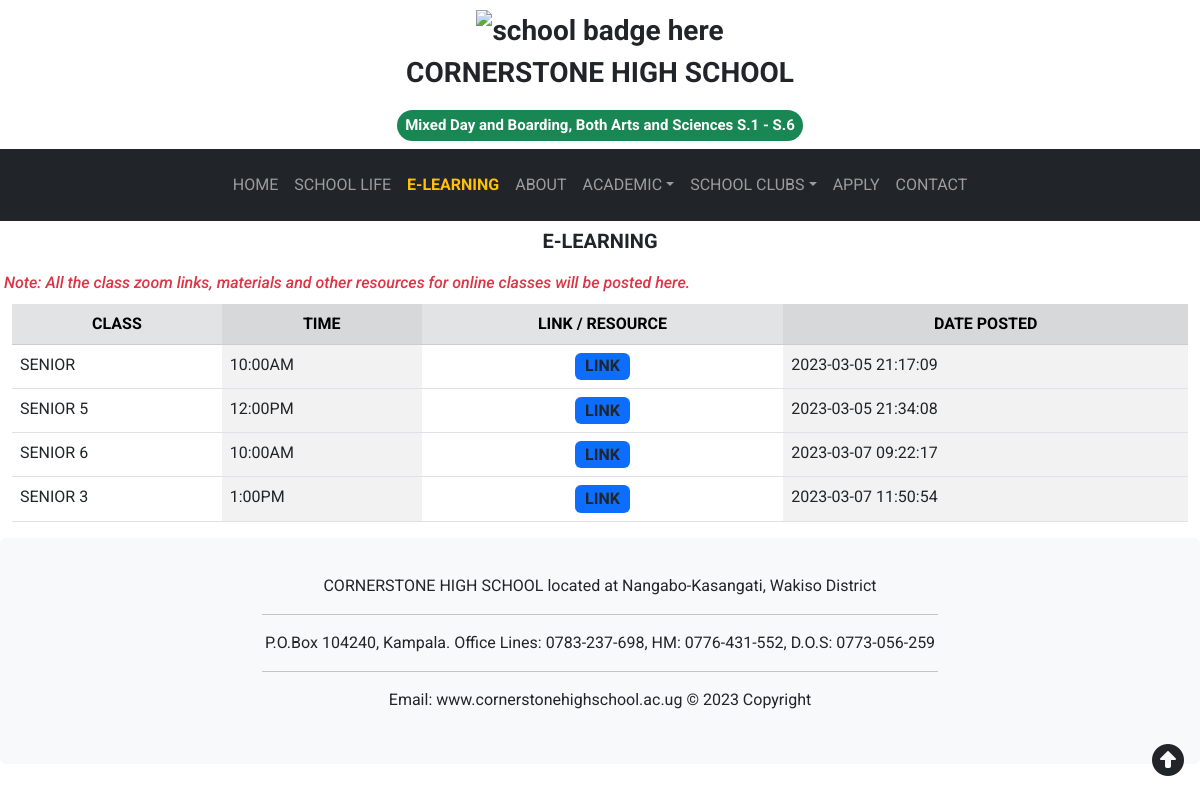
Page /elearning.php on the committed database.
### tables this page shows
CREATE TABLE `elearning` (
  `id` int(10) NOT NULL,
  `class` varchar(10) NOT NULL,
  `time` varchar(10) NOT NULL,
  `link` text NOT NULL,
  `date` datetime NOT NULL
);

### elearning.php (the view)
<?php $page = 'elearning';
include 'includes/header.php';
include 'includes/db.php';
?>
<h5 class="fw-bold text-center text-uppercase p-lg-2">e-learning</h5>
<h6 class="text-danger fst-italic p-lg-1">Note: All the class zoom links, materials and other resources for online classes will be posted here.</h6>
<div class="container-fluid">
    <table class="table table-striped-columns">
        <thead class="table-secondary text-uppercase text-center">
            <tr>
                <th scope="col">class</th>
                <th scope="col">time</th>
                <th scope="col">link / resource</th>
                <th scope="col">date posted</th>
            </tr>
        </thead>
        <tbody>
            <?php
            $sql = "SELECT * FROM elearning";
            $sql_query = mysqli_query($conn, $sql);
            while ($row = mysqli_fetch_assoc($sql_query)) {
            ?>
                <tr>
                    <td class="text-uppercase"><?php echo $row['class']; ?></td>
                    <td><?php echo $row['time']; ?></td>
                    <td class="text-center"><a target="_blank" class="nav-link badge bg-primary fs-6 text-dark" href="<?php echo $row['link']; ?>">LINK</a></td>
                    <td><?php echo $row['date']; ?></td>
                </tr>
            <?php
            }
            ?>
        </tbody>
    </table>
</div>
<?php include 'includes/footer.php';?>

### assets/external.css (style rules this page uses)
* { padding: 0; margin: 0; scroll-behavior: smooth; }
body { font-family: 'Roboto', sans-serif; }

### rows in the picture
elearning: class "SENIOR", time "10:00AM", date "2023-03-05 21:17:09"
elearning: class "SENIOR 5", time "12:00PM", date "2023-03-05 21:34:08"
elearning: class "SENIOR 6", time "10:00AM", date "2023-03-07 09:22:17"
elearning: class "SENIOR 3", time "1:00PM", date "2023-03-07 11:50:54"

### other values in the picture
$brandtitle "CORNERSTONE HIGH SCHOOL"
